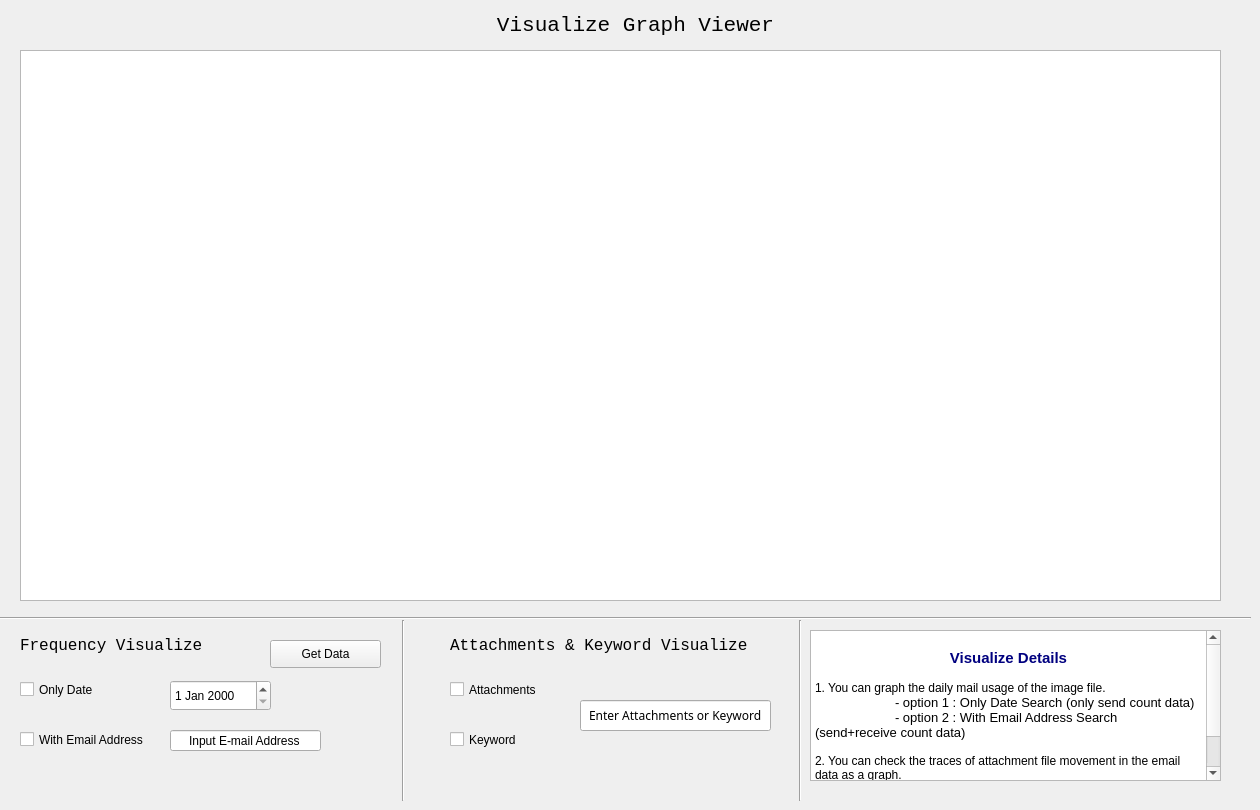
      <widget class="QWidget" name="Visualize_Details">
       <attribute name="title">
        <string>Visualize Details</string>
       </attribute>
       <widget class="QLineEdit" name="lineEdit_FrequencyVis">
        <property name="geometry">
         <rect>
          <x>170</x>
          <y>730</y>
          <width>151</width>
          <height>21</height>
         </rect>
        </property>
        <property name="text">
         <string>Input E-mail Address</string>
        </property>
        <property name="alignment">
         <set>Qt::AlignCenter</set>
        </property>
       </widget>
       <widget class="QPushButton" name="Button_Frequency">
        <property name="geometry">
         <rect>
          <x>270</x>
          <y>640</y>
          <width>111</width>
          <height>28</height>
         </rect>
        </property>
        <property name="text">
         <string>Get Data</string>
        </property>
       </widget>
       <widget class="QCheckBox" name="Checkbox_Attachments">
        <property name="geometry">
         <rect>
          <x>450</x>
          <y>680</y>
          <width>96</width>
          <height>19</height>
         </rect>
        </property>
        <property name="text">
         <string>Attachments</string>
        </property>
       </widget>
       <widget class="QDateEdit" name="DateEdit_Frequency">
        <property name="geometry">
         <rect>
          <x>170</x>
          <y>680</y>
          <width>101</width>
          <height>31</height>
         </rect>
        </property>
       </widget>
       <widget class="QLabel" name="label_14">
        <property name="geometry">
         <rect>
          <x>20</x>
          <y>630</y>
          <width>251</width>
          <height>31</height>
         </rect>
        </property>
        <property name="font">
         <font>
          <family>Consolas</family>
          <pointsize>12</pointsize>
         </font>
        </property>
        <property name="text">
         <string>Frequency Visualize</string>
        </property>
       </widget>
       <widget class="QLabel" name="label_15">
        <property name="geometry">
         <rect>
          <x>450</x>
          <y>630</y>
          <width>341</width>
          <height>31</height>
         </rect>
        </property>
        <property name="font">
         <font>
          <family>Consolas</family>
          <pointsize>12</pointsize>
         </font>
        </property>
        <property name="text">
         <string>Attachments &amp; Keyword Visualize</string>
        </property>
       </widget>
       <widget class="QCheckBox" name="Checkbox_Address">
        <property name="geometry">
         <rect>
          <x>20</x>
          <y>730</y>
          <width>141</width>
          <height>19</height>
         </rect>
        </property>
        <property name="text">
         <string>With Email Address</string>
        </property>
       </widget>
       <widget class="QCheckBox" name="Checkbox_Keyword">
        <property name="geometry">
         <rect>
          <x>450</x>
          <y>730</y>
          <width>96</width>
          <height>19</height>
         </rect>
        </property>
        <property name="text">
         <string>Keyword</string>
        </property>
       </widget>
       <widget class="QGraphicsView" name="GraphicsView_Email">
        <property name="geometry">
         <rect>
          <x>20</x>
          <y>50</y>
          <width>1201</width>
          <height>551</height>
         </rect>
        </property>
        <property name="frameShape">
         <enum>QFrame::StyledPanel</enum>
        </property>
        <property name="frameShadow">
         <enum>QFrame::Sunken</enum>
        </property>
        <property name="backgroundBrush">
         <brush brushstyle="NoBrush">
          <color alpha="255">
           <red>0</red>
           <green>0</green>
           <blue>0</blue>
          </color>
         </brush>
        </property>
        <property name="dragMode">
         <enum>QGraphicsView::NoDrag</enum>
        </property>
       </widget>
       <widget class="QCheckBox" name="Checkbox_Date">
        <property name="geometry">
         <rect>
          <x>20</x>
          <y>680</y>
          <width>96</width>
          <height>19</height>
         </rect>
        </property>
        <property name="text">
         <string>Only Date </string>
        </property>
       </widget>
       <widget class="QLineEdit" name="lineEdit_AttachKeywordVis">
        <property name="geometry">
         <rect>
          <x>580</x>
          <y>700</y>
          <width>191</width>
          <height>31</height>
         </rect>
        </property>
        <property name="font">
         <font>
          <family>굴림</family>
          <pointsize>9</pointsize>
         </font>
        </property>
        <property name="text">
         <string>Enter Attachments or Keyword</string>
        </property>
        <property name="alignment">
         <set>Qt::AlignCenter</set>
        </property>
       </widget>
       <widget class="Line" name="line_10">
        <property name="geometry">
         <rect>
          <x>0</x>
          <y>610</y>
          <width>1251</width>
          <height>16</height>
         </rect>
        </property>
        <property name="orientation">
         <enum>Qt::Horizontal</enum>
        </property>
       </widget>
       <widget class="Line" name="line_11">
        <property name="geometry">
         <rect>
          <x>393</x>
          <y>620</y>
          <width>20</width>
          <height>181</height>
         </rect>
        </property>
        <property name="orientation">
         <enum>Qt::Vertical</enum>
        </property>
       </widget>
       <widget class="Line" name="line_12">
        <property name="geometry">
         <rect>
          <x>790</x>
          <y>620</y>
          <width>20</width>
          <height>181</height>
         </rect>
        </property>
        <property name="orientation">
         <enum>Qt::Vertical</enum>
        </property>
       </widget>
       <widget class="QTextBrowser" name="textBrowser_3">
        <property name="geometry">
         <rect>
          <x>810</x>
          <y>630</y>
          <width>411</width>
          <height>151</height>
         </rect>
        </property>
        <property name="html">
         <string>&lt;!DOCTYPE HTML PUBLIC &quot;-//W3C//DTD HTML 4.0//EN&quot; &quot;http://www.w3.org/TR/REC-html40/strict.dtd&quot;&gt;
&lt;html&gt;&lt;head&gt;&lt;meta name=&quot;qrichtext&quot; content=&quot;1&quot; /&gt;&lt;style type=&quot;text/css&quot;&gt;
p, li { white-space: pre-wrap; }
&lt;/style&gt;&lt;/head&gt;&lt;body style=&quot; font-family:'Gulim'; font-size:9pt; font-weight:400; font-style:normal;&quot;&gt;
&lt;p style=&quot;-qt-paragraph-type:empty; margin-top:0px; margin-bottom:0px; margin-left:0px; margin-right:0px; -qt-block-indent:0; text-indent:0px;&quot;&gt;&lt;br /&gt;&lt;/p&gt;
&lt;p align=&quot;center&quot; style=&quot; margin-top:0px; margin-bottom:0px; margin-left:0px; margin-right:0px; -qt-block-indent:0; text-indent:0px;&quot;&gt;&lt;span style=&quot; font-size:11pt; font-weight:600; color:#00007f;&quot;&gt;Visualize Details&lt;/span&gt;&lt;/p&gt;
&lt;p style=&quot;-qt-paragraph-type:empty; margin-top:0px; margin-bottom:0px; margin-left:0px; margin-right:0px; -qt-block-indent:0; text-indent:0px;&quot;&gt;&lt;br /&gt;&lt;/p&gt;
&lt;p style=&quot; margin-top:0px; margin-bottom:0px; margin-left:0px; margin-right:0px; -qt-block-indent:0; text-indent:0px;&quot;&gt;1. You can graph the daily mail usage of the image file.&lt;/p&gt;
&lt;p style=&quot; margin-top:0px; margin-bottom:0px; margin-left:0px; margin-right:0px; -qt-block-indent:0; text-indent:0px;&quot;&gt;	&lt;span style=&quot; font-size:10pt;&quot;&gt;- option 1 : Only Date Search (only send count data)&lt;/span&gt;&lt;/p&gt;
&lt;p style=&quot; margin-top:0px; margin-bottom:0px; margin-left:0px; margin-right:0px; -qt-block-indent:0; text-indent:0px;&quot;&gt;&lt;span style=&quot; font-size:10pt;&quot;&gt;	- option 2 : With Email Address Search (send+receive count data)&lt;/span&gt;&lt;/p&gt;
&lt;p style=&quot;-qt-paragraph-type:empty; margin-top:0px; margin-bottom:0px; margin-left:0px; margin-right:0px; -qt-block-indent:0; text-indent:0px;&quot;&gt;&lt;br /&gt;&lt;/p&gt;
&lt;p style=&quot; margin-top:0px; margin-bottom:0px; margin-left:0px; margin-right:0px; -qt-block-indent:0; text-indent:0px;&quot;&gt;2. You can check the traces of attachment file movement in the email data as a graph.&lt;/p&gt;
&lt;p style=&quot;-qt-paragraph-type:empty; margin-top:0px; margin-bottom:0px; margin-left:0px; margin-right:0px; -qt-block-indent:0; text-indent:0px;&quot;&gt;&lt;br /&gt;&lt;/p&gt;
&lt;p style=&quot; margin-top:0px; margin-bottom:0px; margin-left:0px; margin-right:0px; -qt-block-indent:0; text-indent:0px;&quot;&gt;3. You can see the order in which keywords are sent and received in a graph in the email data.&lt;/p&gt;&lt;/body&gt;&lt;/html&gt;</string>
        </property>
       </widget>
       <widget class="QLabel" name="label_16">
        <property name="geometry">
         <rect>
          <x>380</x>
          <y>10</y>
          <width>511</width>
          <height>31</height>
         </rect>
        </property>
        <property name="font">
         <font>
          <family>Consolas</family>
          <pointsize>16</pointsize>
         </font>
        </property>
        <property name="layoutDirection">
         <enum>Qt::LeftToRight</enum>
        </property>
        <property name="text">
         <string>Visualize Graph Viewer</string>
        </property>
        <property name="alignment">
         <set>Qt::AlignCenter</set>
        </property>
       </widget>
      </widget>
